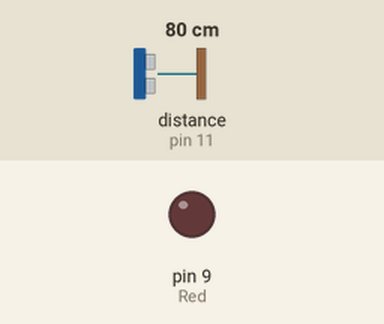
Bench run of a sketch on a simulated Arduino Uno, built with avr-gcc and run on an emulated ATmega328P. Shown: output pins drawn as LEDs (lit = HIGH). Dashed ring = blinking. Inputs (shaded band) come from the test bench; at power-on: distance to the obstacle (sensor on pin 11) 80 cm.

Above: at 1.2 s.
1.3 s: distance to the obstacle (sensor on pin 11) set to 55 cm
2.8 s: distance to the obstacle (sensor on pin 11) set to 45 cm
At 3.03 s:
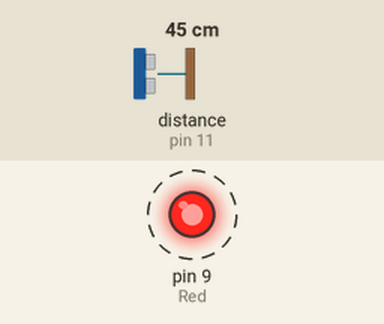
5.8 s: distance to the obstacle (sensor on pin 11) set to 2 cm
8.8 s: distance to the obstacle (sensor on pin 11) set to 9 cm
At 8.99 s:
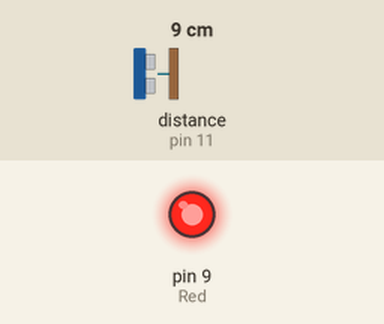
10.6 s: distance to the obstacle (sensor on pin 11) set to 35 cm
At 11.4 s:
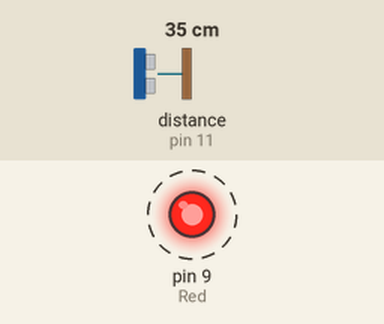
13.6 s: distance to the obstacle (sensor on pin 11) set to 60 cm
At 13.6 s:
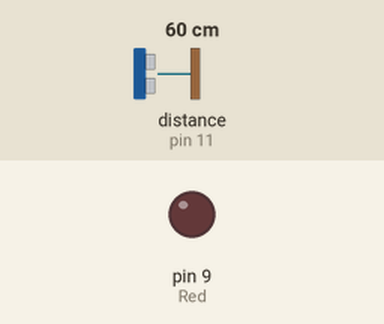
Timing chart, 0 to 16.1 s (numbered marks = the images above; inputs shaded):
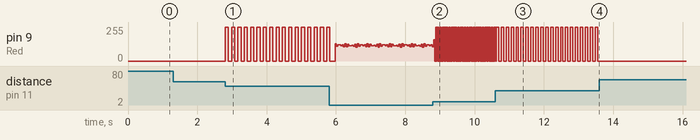

The sketch:

altrasonicsensor.ino
```cpp
int Red = 9;
#include <Ultrasonic.h>

Ultrasonic ultrasonic(12,11);

void setup() {
Serial.begin(9600);
pinMode(Red,OUTPUT);
}

void loop()
{
int distance = ultrasonic.Ranging(CM);
if (distance<50){
int dil = 2*distance;

digitalWrite(Red,HIGH);
delay(dil);
digitalWrite(Red,LOW);
delay(dil);
}
}
```

Measured:
- the behaviour switches between 50 and 49 cm on distance to the obstacle (sensor on pin 11) (found by bisection; images 0 and 1)
- after the input at 1.3 s, every drawn part: stays the same
- after the input at 2.8 s, pin 9 (Red): alternates 255/255 for 0.09 s and 0/255 for 0.09 s, starting at once
- after the input at 10.6 s, pin 9 (Red): alternates 255/255 for 0.07 s and 0/255 for 0.07 s, starting after 0.10 s
- after the input at 13.6 s, pin 9 (Red): stops changing and stays 0/255
